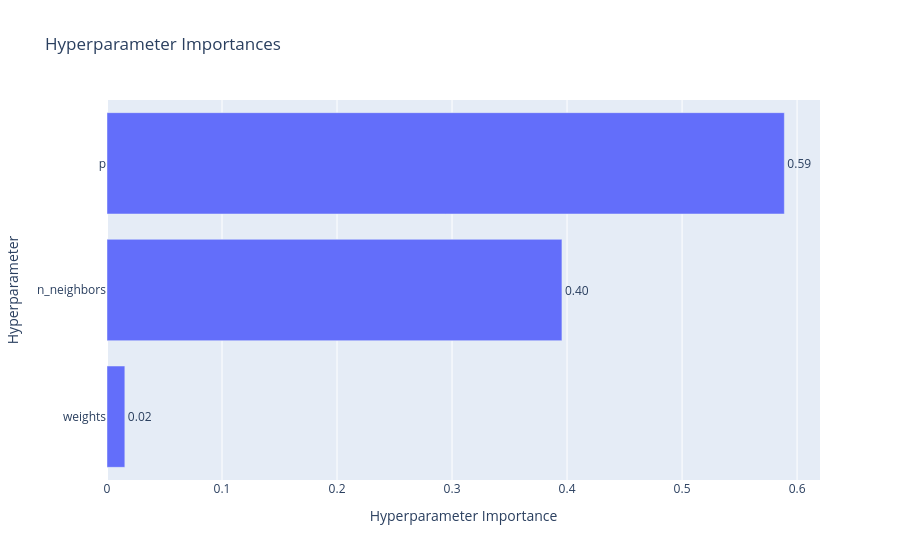
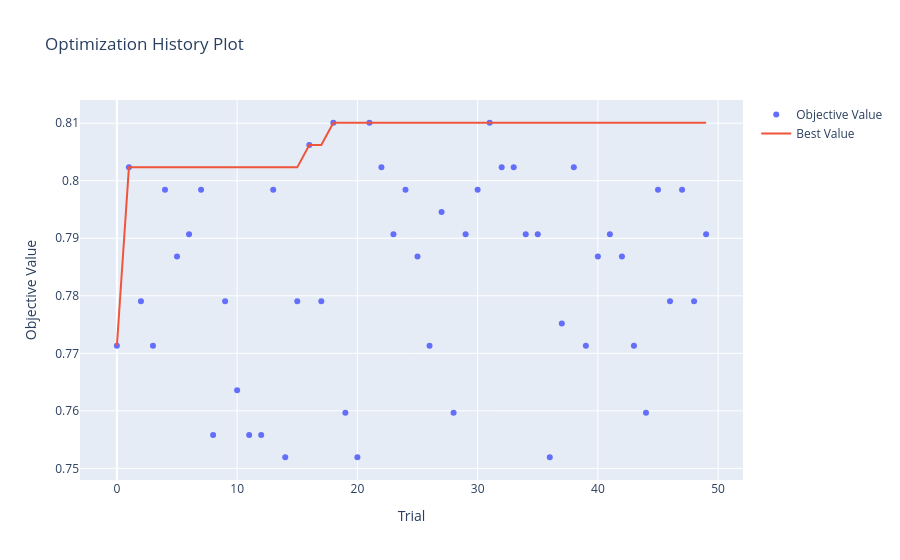

Notebook code cell kept with these figures, in order:
### Code cell
import optuna
fig = optuna.visualization.plot_param_importances(experimento_1.study)
fig.show()

fig = optuna.visualization.plot_optimization_history(experimento_1.study)
fig.show()

### Figure 1 — Plotly figure (JSON) as saved in the notebook; plotly's stock layout.template omitted (floating-point values rounded to 4 significant figures)
{"data": [{"cliponaxis": false, "hovertemplate": ["weights (CategoricalDistribution): 0.015514377884890372<extra></extra>", "n_neighbors (IntDistribution): 0.3955533546580164<extra></extra>", "p (IntDistribution): 0.5889322674570933<extra></extra>"], "name": "Objective Value", "orientation": "h", "text": ["0.02", "0.40", "0.59"], "textposition": "outside", "type": "bar", "x": [0.01551, 0.3956, 0.5889], "y": ["weights", "n_neighbors", "p"]}], "layout": {"title": {"text": "Hyperparameter Importances"}, "xaxis": {"title": {"text": "Hyperparameter Importance"}}, "yaxis": {"title": {"text": "Hyperparameter"}}}}

### Figure 2 — Plotly figure (JSON) as saved in the notebook; plotly's stock layout.template omitted (floating-point values rounded to 4 significant figures)
{"data": [{"mode": "markers", "name": "Objective Value", "type": "scatter", "x": [0, 1, 2, 3, 4, 5, 6, 7, 8, 9, 10, 11, 12, 13, 14, 15, 16, 17, 18, 19, 20, 21, 22, 23, 24, 25, 26, 27, 28, 29, 30, 31, 32, 33, 34, 35, 36, 37, 38, 39, 40, 41, 42, 43, 44, 45, 46, 47, 48, 49], "y": [0.7713, 0.8023, 0.7791, 0.7713, 0.7984, 0.7868, 0.7907, 0.7984, 0.7558, 0.7791, 0.7636, 0.7558, 0.7558, 0.7984, 0.7519, 0.7791, 0.8062, 0.7791, 0.8101, 0.7597, 0.7519, 0.8101, 0.8023, 0.7907, 0.7984, 0.7868, 0.7713, 0.7946, 0.7597, 0.7907, 0.7984, 0.8101, 0.8023, 0.8023, 0.7907, 0.7907, 0.7519, 0.7752, 0.8023, 0.7713, 0.7868, 0.7907, 0.7868, 0.7713, 0.7597, 0.7984, 0.7791, 0.7984, 0.7791, 0.7907]}, {"mode": "lines", "name": "Best Value", "type": "scatter", "x": [0, 1, 2, 3, 4, 5, 6, 7, 8, 9, 10, 11, 12, 13, 14, 15, 16, 17, 18, 19, 20, 21, 22, 23, 24, 25, 26, 27, 28, 29, 30, 31, 32, 33, 34, 35, 36, 37, 38, 39, 40, 41, 42, 43, 44, 45, 46, 47, 48, 49], "y": [0.7713, 0.8023, 0.8023, 0.8023, 0.8023, 0.8023, 0.8023, 0.8023, 0.8023, 0.8023, 0.8023, 0.8023, 0.8023, 0.8023, 0.8023, 0.8023, 0.8062, 0.8062, 0.8101, 0.8101, 0.8101, 0.8101, 0.8101, 0.8101, 0.8101, 0.8101, 0.8101, 0.8101, 0.8101, 0.8101, 0.8101, 0.8101, 0.8101, 0.8101, 0.8101, 0.8101, 0.8101, 0.8101, 0.8101, 0.8101, 0.8101, 0.8101, 0.8101, 0.8101, 0.8101, 0.8101, 0.8101, 0.8101, 0.8101, 0.8101]}, {"marker": {"color": "#cccccc"}, "mode": "markers", "name": "Infeasible Trial", "showlegend": false, "type": "scatter", "x": [], "y": []}], "layout": {"title": {"text": "Optimization History Plot"}, "xaxis": {"title": {"text": "Trial"}}, "yaxis": {"title": {"text": "Objective Value"}}}}
